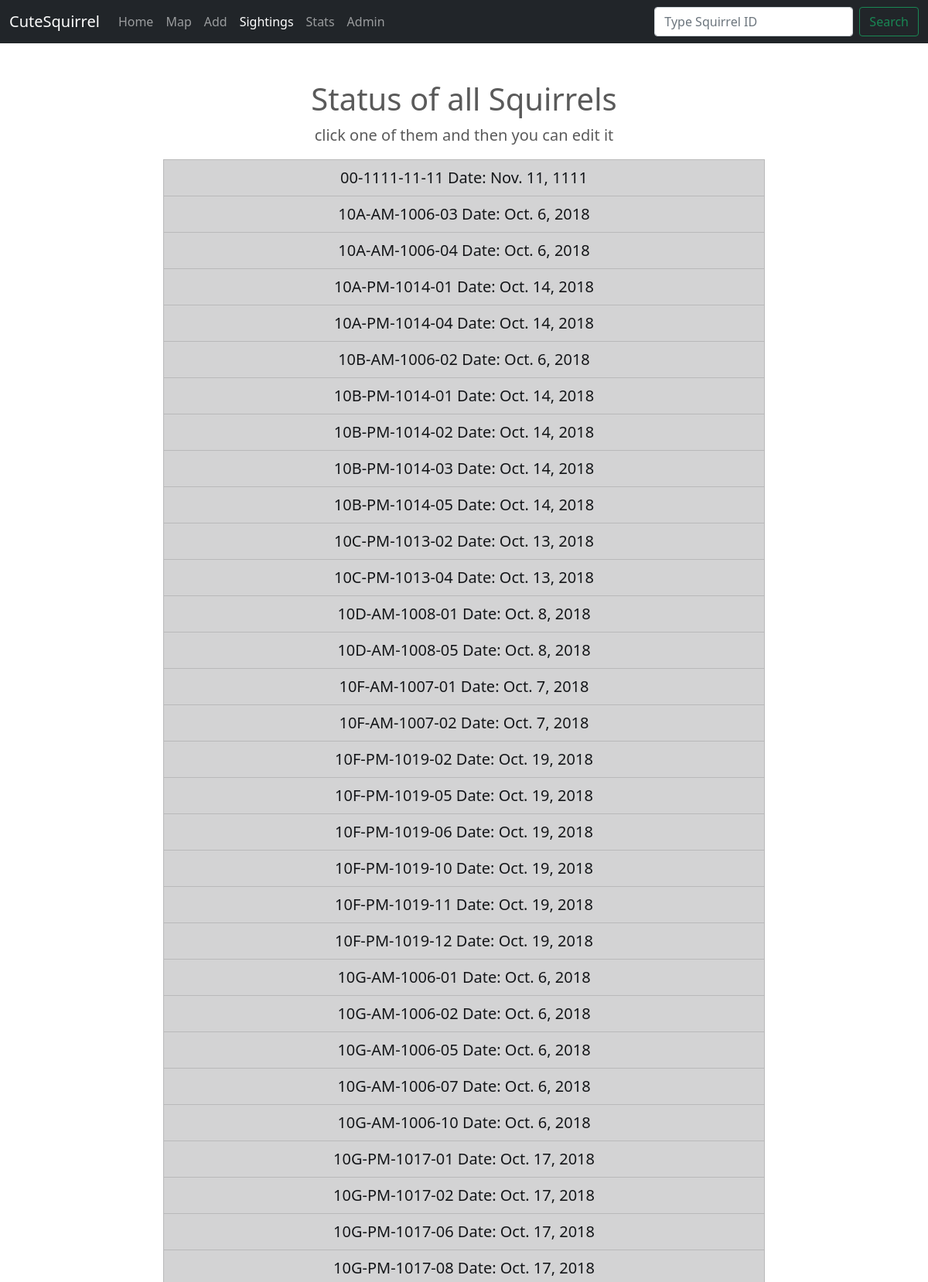
The app's page /sightings/ (upper part) with its own data.
### squirrel/models.py (models this page shows, shortened)
class biaoge(models.Model):
    xx = models.FloatField (
        help_text = ('Latitude'),
        null = True,
    )
    yy = models.FloatField (
        help_text = ('Longtitude'),
        null = True,
    )
    Unique_Squirrel_ID = models.CharField(
        help_text = ('Unique Squirrel ID'),
        max_length = 50,
        unique = True,
        primary_key=True,
    )
    PM = 'PM'
    AM = 'AM'
    SHIFT_CHOICES = (
        (PM,'PM'),
        (AM,'AM'),
    )
    shift = models.CharField(
        default='',
        help_text = ('shift'),
        max_length = 50,
        choices = SHIFT_CHOICES,
        null = True,
    )
    date = models.DateField(
        default='1111-11-11',
        help_text = ('date'),
        null = True,
    )
    ADULT='Adult'
    JUVENILE='Juvenile'
    AGE_CHOICES = (
        (ADULT,'Adult'),
        (JUVENILE,'Juvenile'),
    )
    age = models.CharField(
        help_text = ('Age'),
        max_length = 50,
        choices = AGE_CHOICES,
        null = True,
    )
    GRAY = 'Gray'
    CINNAMON = 'Cinnamon'
    BLACK = 'Black'
    FUR_COLOR_CHOICES = (
        (GRAY,'Gray'),
        (CINNAMON,'Cinnamon'),
        (BLACK,'Black'),
    )
    primary_fur_color = models.CharField(
        help_text = ('Primary Fur Color'),
        max_length = 50,
        choices = FUR_COLOR_CHOICES,
        null = True,
    )
    GROUND_PLANE = 'Ground Plane'
    ABOVE_GROUND = 'Above Ground'
    LOCATION_CHOICES = (
        (GROUND_PLANE,'Ground Plane'),
        (ABOVE_GROUND,'Above Ground'),
    )
    location = models.CharField(
        help_text = ('Location'),
        max_length = 50,
        choices = LOCATION_CHOICES,
        null = True,
    )
    specific_location = models.CharField(
        help_text = ('Specific Location'),
        max_length = 50,
        null = True,
    )
    running = models.BooleanField(
        help_text = ('Running?'),
        default = False,
    )
    chasing = models.BooleanField(
        help_text = ('Chasing?'),
        default = False,
    )
    climbing = models.BooleanField(
        help_text = ('Climbing?'),
        default = False,
    )
    eating = models.BooleanField(
        help_text = ('Eating?'),
        default = False,
    )
    foraging = models.BooleanField(
        help_text = ('Foraging?'),
        default = False,
    )
    other_activities = models.CharField(
        help_text = ('Other Activities'),
        max_length = 50,
        default = '',
        null = True,
    )
    kuks = models.BooleanField(
        help_text = ('Kuks?'),
        default = False,
    )
    quaas = models.BooleanField(
        help_text = ('Quaas?'),
        default = False,
    )
    tail_flags = models.BooleanField(
        help_text = ('Tail Flags?'),
        default = False,
    )
    tail_twitches = models.BooleanField(
        help_text = ('Tail Twitches?'),
        default = False,
    )
    approaches = models.BooleanField(
        help_text = ('Approaches?'),
        default = False,
    )
    indifferent = models.BooleanField(
        help_text = ('Indifferent?'),
        default = False,
    )
    runs_from = models.BooleanField(
        help_text = ('Runs From?'),
        default = False,)
    moans = models.BooleanField(
        help_text= ('Moans'),
        default = False,)
    profile_image = models.ImageField(
        help_text= ('Profile picture of pet'),
        upload_to = "img/",
        null = True,
    )
    have_image = models.BooleanField(
        help_text=('if this squirrel has image, please check it on'),
        default = False,
    )

### squirrel/views.py (the view)
# urls.py: path('sightings/',views.sightings),
def sightings(request):
    squirrels = biaoge.objects.order_by('Unique_Squirrel_ID')
    context = {'squirrels':squirrels,}
    return render(request,'htmls/sightings.html',context)

### squirrel/templates/htmls/sightings.html (shortened to what this page needs)
{% load static %}
<!doctype html>
<html lang="en">
  <head>
    <link href="https://cdn.jsdelivr.net/npm/bootstrap@5.0.0-beta2/dist/css/bootstrap.min.css" rel="stylesheet">
    <link href="{% static 'carousel.css' %}" rel="stylesheet">
  </head>
  <body>
<header>
  <nav class="navbar navbar-expand-md navbar-dark fixed-top bg-dark">
    <div class="container-fluid">
      <a class="navbar-brand" href="/">CuteSquirrel</a>
      <div class="collapse navbar-collapse" id="navbarCollapse">
        <ul class="navbar-nav me-auto mb-2 mb-md-0">
          <li class="nav-item">
            <a class="nav-link" aria-current="page" href="/">Home</a>
          </li>
          <li class="nav-item">
            <a class="nav-link" href="/map">Map</a>
          </li>
          <li class="nav-item">
            <a class="nav-link" href="/sightings/add">Add</a>
          </li>
          <li class="nav-item">
            <a class="nav-link active" href="/sightings">Sightings</a>
          </li>
          <li class="nav-item">
            <a class="nav-link" href="/sightings/stats">Stats</a>
          </li>
          <li class="nav-item">
            <a class="nav-link" href="/admin" tabindex="-1" aria-disabled="true">Admin</a>
          </li>
        </ul>
        <form method="get" action="/search/" class="d-flex">
          <input class="form-control me-2" type="search" name="search" placeholder="Type Squirrel ID" aria-label="Search">
          <button class="btn btn-outline-success" type="submit">Search</button>
        </form>
      </div>
    </div>
  </nav>
</header>
<main>
  <div class="text-center">
  <h1> <br></h1>
  <h1>Status of all Squirrels</h1>
  <p class="lead">click one of them and then you can edit it</p>
  <p class="lead">
    <link href="{%static 'cheatsheet.css'%}" rel="stylesheet">
    {% for squirrel in squirrels %}
    <a href="/sightings/{{ squirrel.Unique_Squirrel_ID }}"
    class="list-group-item list-group-item-action text-center list-group-item-dark">
    {{squirrel.Unique_Squirrel_ID}}    Date: {{squirrel.date}}</a>
    {% endfor %}
  </p>
 </div>
</main>
  </body>
</html>

### static/carousel.css (style rules this page uses)
body { padding-top: 3rem; padding-bottom: 3rem; color: #5a5a5a; }

### static/cheatsheet.css (style rules this page uses)
body { scroll-behavior: smooth; }
@media (min-width: 1200px) { body { display: grid; gap: 1rem; grid-template-columns: 1fr 4fr 1fr; grid-template-rows: auto; } }

### records on screen
biaoge: Unique_Squirrel_ID "00-1111-11-11", date "Nov. 11, 1111"
biaoge: Unique_Squirrel_ID "10A-AM-1006-03", date "Oct. 6, 2018"
biaoge: Unique_Squirrel_ID "10A-AM-1006-04", date "Oct. 6, 2018"
biaoge: Unique_Squirrel_ID "10A-PM-1014-01", date "Oct. 14, 2018"
biaoge: Unique_Squirrel_ID "10A-PM-1014-04", date "Oct. 14, 2018"
biaoge: Unique_Squirrel_ID "10B-AM-1006-02", date "Oct. 6, 2018"
biaoge: Unique_Squirrel_ID "10B-PM-1014-01", date "Oct. 14, 2018"
biaoge: Unique_Squirrel_ID "10B-PM-1014-02", date "Oct. 14, 2018"
biaoge: Unique_Squirrel_ID "10B-PM-1014-03", date "Oct. 14, 2018"
biaoge: Unique_Squirrel_ID "10B-PM-1014-05", date "Oct. 14, 2018"
biaoge: Unique_Squirrel_ID "10C-PM-1013-02", date "Oct. 13, 2018"
biaoge: Unique_Squirrel_ID "10C-PM-1013-04", date "Oct. 13, 2018"
biaoge: Unique_Squirrel_ID "10D-AM-1008-01", date "Oct. 8, 2018"
biaoge: Unique_Squirrel_ID "10D-AM-1008-05", date "Oct. 8, 2018"
biaoge: Unique_Squirrel_ID "10F-AM-1007-01", date "Oct. 7, 2018"
biaoge: Unique_Squirrel_ID "10F-AM-1007-02", date "Oct. 7, 2018"
biaoge: Unique_Squirrel_ID "10F-PM-1019-02", date "Oct. 19, 2018"
biaoge: Unique_Squirrel_ID "10F-PM-1019-05", date "Oct. 19, 2018"
biaoge: Unique_Squirrel_ID "10F-PM-1019-06", date "Oct. 19, 2018"
biaoge: Unique_Squirrel_ID "10F-PM-1019-10", date "Oct. 19, 2018"
biaoge: Unique_Squirrel_ID "10F-PM-1019-11", date "Oct. 19, 2018"
biaoge: Unique_Squirrel_ID "10F-PM-1019-12", date "Oct. 19, 2018"
biaoge: Unique_Squirrel_ID "10G-AM-1006-01", date "Oct. 6, 2018"
biaoge: Unique_Squirrel_ID "10G-AM-1006-02", date "Oct. 6, 2018"
biaoge: Unique_Squirrel_ID "10G-AM-1006-05", date "Oct. 6, 2018"
biaoge: Unique_Squirrel_ID "10G-AM-1006-07", date "Oct. 6, 2018"
biaoge: Unique_Squirrel_ID "10G-AM-1006-10", date "Oct. 6, 2018"
biaoge: Unique_Squirrel_ID "10G-PM-1017-01", date "Oct. 17, 2018"
biaoge: Unique_Squirrel_ID "10G-PM-1017-02", date "Oct. 17, 2018"
biaoge: Unique_Squirrel_ID "10G-PM-1017-06", date "Oct. 17, 2018"
biaoge: Unique_Squirrel_ID "10G-PM-1017-08", date "Oct. 17, 2018"
